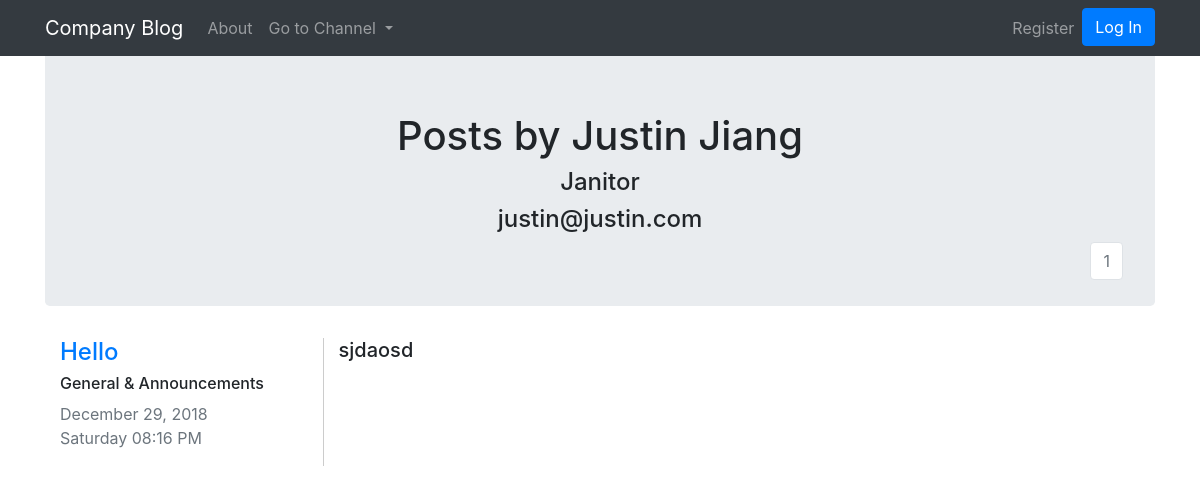
The page /posts/Justin Jiang on the database its author committed.
### blogApp/models.py (models this page shows, shortened)
class User(db.Model, UserMixin):
    __tablename__ = 'users'
    id = db.Column(db.Integer, primary_key = True)
    email = db.Column(db.String(64), unique=True, index=True)
    username = db.Column(db.String(64), unique=True, index=True)
    position = db.Column(db.String(64), index=True)
    password_hash = db.Column(db.String(128))
    posts = db.relationship('Post', backref='author', lazy=True)

class Post(db.Model):
    __tablename__ = 'posts'
    users = db.relationship(User)
    id = db.Column(db.Integer, primary_key=True)
    user_id = db.Column(db.Integer, db.ForeignKey('users.id'), nullable=False)
    date = db.Column(db.DateTime, nullable=False, default = datetime.utcnow)
    title = db.Column(db.String(128), nullable=False)
    department = db.Column(db.String(128))
    text = db.Column(db.Text, nullable=False)
    replies = db.relationship('Reply', backref='parent_post', lazy=True)

### blogApp/users/views.py (the view)
@users.route("/posts/<username>")
def user_posts(username):
    page = request.args.get('page', 1, type=int)
    user = User.query.filter_by(username=username).first_or_404()
    posts = Post.query.filter_by(author=user).order_by(Post.date.desc()).paginate(page=page, per_page=3)
    return render_template('user_posts.html', user=user, posts=posts)

### blogApp/__init__.py (called while the page is built)
@app.context_processor
def inject_test():
	departments = NewPostForm.departments
	return dict(departments=departments)

### blogApp/templates/user_posts.html (shortened to what this page needs)
{% extends "base.html" %}
{% block content %}
<div class="jumbotron">
    <div align='center'>
        {% if current_user == user %}
        <h1 >My Posts</h1>
        {% else %}
        <h1 >Posts by {{user.username}}</h1>
        <h4>{{ user.position }}</h4>
        <h4>{{ user.email }}</h4>
        {% endif %}
    </div>
    <nav aria-label="Page navigation example" style="float: right;">
        <ul class="pagination justify-content-center">
            {% for page_num in posts.iter_pages(left_edge=1, right_edge=1, left_current=1, right_current=2) %}
            {% if posts.page == page_num %}
            <li class="page-item disabled">
                <a class="page-link" href="{{ url_for('users.user_posts', username=user.username, page=page_num) }}">{{ page_num }}</a>
            </li>
            {% else %}
            <li class="page-item">
                <a class="page-link" href="{{ url_for('users.user_posts', username=user.username, page=page_num) }}">{{ page_num }}</a>
            </li>
            {% endif %}
            {% endfor %}
        </ul>
    </nav>
</div>
<div class="container">
    {% for item in posts.items %}
    <div class="row">
        <div class="col-md-3">
            <h4><a href="{{ url_for('posts.view_post', post_id=item.id) }}">{{ item.title }}</a></h4>
            <h6>{{item.department}}</h6>
            <p class="text-muted">
                {{ item.date.strftime(' %B %d, %Y') }}<br>
                {{ item.date.strftime('%A %I:%M %p') }}
            </p>
        </div>
        <div class="col-md-9" style="border-left: 1px solid #ccc;">
            <h5>{{item.text}}</h5>
        </div>
    </div>
    <br>
    {% endfor %}
</div>
{% endblock content %}

### rows shown on the page
User: username "Justin Jiang", position "Janitor", email "justin@justin.com"
Post: title "Hello", department "General & Announcements", date "December 29, 2018", date "Saturday 08:16 PM", text "sjdaosd"

### other values the page prints
{{ page_num }} "1"
